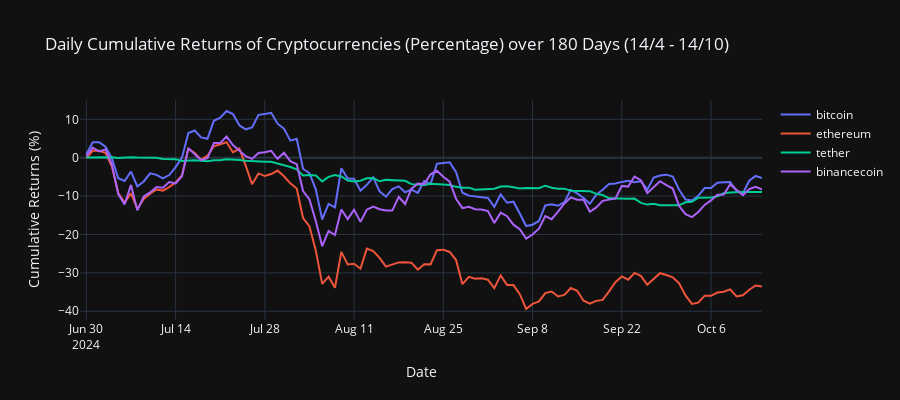

Notebook source saved alongside this figure:
### Markdown cell above
**Return analysis (percentage)**

### Code cell
#calculate daily returns and cumulative returns
returns = pivoted_coin.pct_change()
cumulative_returns = (1 + returns).cumprod() - 1
cumulative_returns_percent = cumulative_returns * 100

fig = go.Figure()

for coin in ['bitcoin', 'ethereum', 'tether', 'binancecoin']:
    fig.add_trace(go.Scatter(
        x=cumulative_returns_percent.index,
        y=cumulative_returns_percent[coin], mode='lines', name=coin
    ))

fig.update_layout(
    title='Daily Cumulative Returns of Cryptocurrencies (Percentage) over 180 Days (14/4 - 14/10)', 
    xaxis_title='Date', yaxis_title='Cumulative Returns (%)', 
    template="plotly_dark", width=900, height=400)

fig.show()

fig.write_html('../static//HTML/daily_returns_analysis.html')
